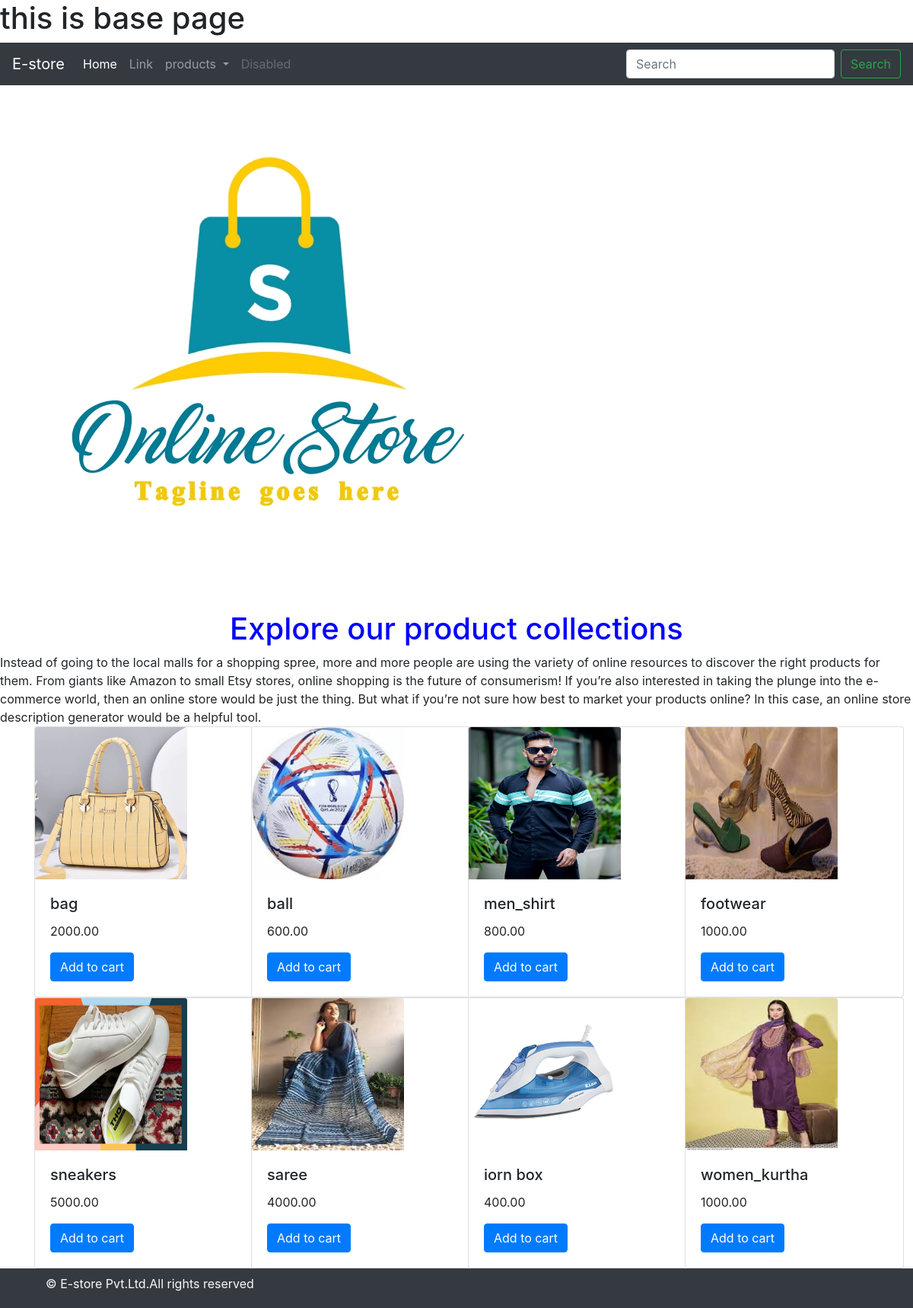
The page / on the database its author committed.
### shop/models.py (models this page shows, shortened)
class Product(models.Model):
    name=models.CharField(max_length=100,unique=True)
    slug=models.SlugField(max_length=100,unique=True)
    description=models.TextField(blank=True)
    image=models.FileField(upload_to='category',null=True)
    price=models.DecimalField(decimal_places=2,max_digits=10)
    stock=models.IntegerField()
    available=models.BooleanField(default=True)
    category=models.ForeignKey(Category,on_delete=models.CASCADE)
    def get_url(self):
        return reverse('product_det', args=[self.category.slug,self.slug])

### shop/views.py (the view)
# urls.py: 2. Add a URL to urlpatterns:  path('', views.home, name='home')
def home(request,slug_c=None):
    page_c=None
    products=None
    if slug_c != None:
        page_c=get_object_or_404(Category,slug=slug_c)
        products=Product.objects.all().filter(category=page_c,available=True)
    else:
        products=Product.objects.all().filter(available=True)
    return render(request,'home.html',{'category':page_c,'products':products})

### shop/context_processors.py (called while the page is built)
def mylink(request):
    links=Category.objects.all()
    return dict(links=links)

### shop/models.py (called while the page is built)
    def get_url(self):
        return reverse('product_by_category', args=[self.slug])

### templates/home.html (shortened to what this page needs)
{% extends 'base.html' %}
{% load static %}
{% block content %}
{% if category %}
<div>
<img src="{{category.image.url}}"style="width:500px;height:400px;">
</div>
<br>
<div>
    <h1>{{category.name}}</h1>
    <p>{{category.description}}</p>
</div>
{% else %}
<div>
    <img src="{% static 'images/store.jpg' %}">
</div>
<h1 style="text-align:center; color:blue;">Explore our product collections</h1>
<p1>Instead of going to the local malls for a shopping spree, more and more people are using the variety of online resources to discover the right products for them. From giants like Amazon to small Etsy stores, online shopping is the future of consumerism! If you’re also interested in taking the plunge into the e-commerce world, then an online store would be just the thing. But what if you’re not sure how best to market your products online? In this case, an online store description generator would be a helpful tool. </p1>
 <div>
     {% endif %}
 <div class="container">
     <div class="row">
     {% for product in products %}
         <div class="col-9 col-sm-12 col-md-3">
     <div class="card" style="width: 18rem;">
         <a href="{{product.get_url}}"><img class="card-img-top" src="{{product.image.url}}" alt="Card image cap" style="width:200px;height:200px;"></a>
  <div class="card-body">
    <h5 class="card-title">{{product.name}}</h5>
    <p class="card-text">{{product.price}}</p>
    <a href="#" class="btn btn-primary">Add to cart</a>
  </div>
</div>
         </div>
     {% endfor %}
 </div>
 </div>
     {% endblock %}

### templates/base.html (shortened to what this page needs)
<!doctype html>
<html lang="en">
  <head>
    <link rel="stylesheet" href="https://cdn.jsdelivr.net/npm/bootstrap@4.0.0/dist/css/bootstrap.min.css">
  </head>
  <body>
  <h1>this is base page</h1>
  {% include 'navbar.html' %}
  {% block content %}
  {% endblock %}
  {% include 'footer.html' %}
  </body>
</html>

### templates/navbar.html (shortened to what this page needs)
<nav class="navbar navbar-expand-lg navbar-dark bg-dark">
  <a class="navbar-brand" href="#">E-store</a>
  <div class="collapse navbar-collapse" id="navbarSupportedContent">
    <ul class="navbar-nav mr-auto">
      <li class="nav-item active">
        <a class="nav-link" href="#">Home <span class="sr-only">(current)</span></a>
      </li>
      <li class="nav-item">
        <a class="nav-link" href="#">Link</a>
      </li>
      <li class="nav-item dropdown">
        <a class="nav-link dropdown-toggle" href="#" id="navbarDropdown" role="button" data-toggle="dropdown" aria-haspopup="true" aria-expanded="false">
          products
        </a>
      </li>
      <li class="nav-item">
        <a class="nav-link disabled" href="#">Disabled</a>
      </li>
    </ul>
    <form class="form-inline my-2 my-lg-0">
      <input class="form-control mr-sm-2" type="search" placeholder="Search" aria-label="Search">
      <button class="btn btn-outline-success my-2 my-sm-0" type="submit">Search</button>
    </form>
  </div>
</nav>

### templates/footer.html
<footer class="pt-2 pb-1 bg-dark text-light position:fixed bottom:0px">
    <div class="container">
        <div class="col-12 col-md-12 mt-4 mt-md-0 text_center">
            <p>&copy E-store Pvt.Ltd.All rights reserved</p>
        </div>
    </div>
</footer>

### rows shown on the page
Product: image (picture), name "bag", price "2000.00"
Product: image (picture), name "ball", price "600.00"
Product: image (picture), name "men_shirt", price "800.00"
Product: image (picture), name "footwear", price "1000.00"
Product: image (picture), name "sneakers", price "5000.00"
Product: image (picture), name "saree", price "4000.00"
Product: image (picture), name "iorn box", price "400.00"
Product: image (picture), name "women_kurtha", price "1000.00"
